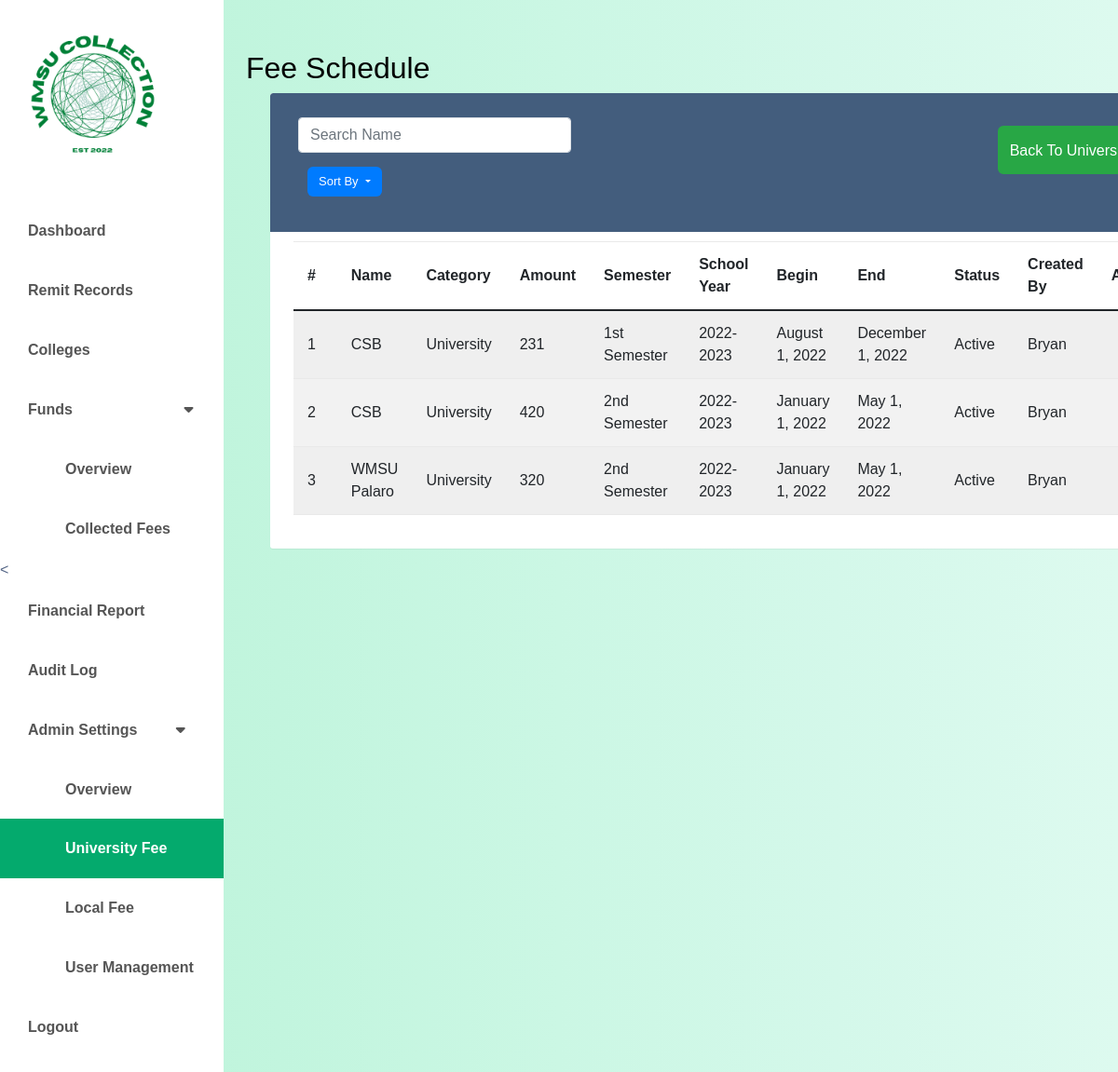
The app's page /university/universitysched.php (signed in), older data.
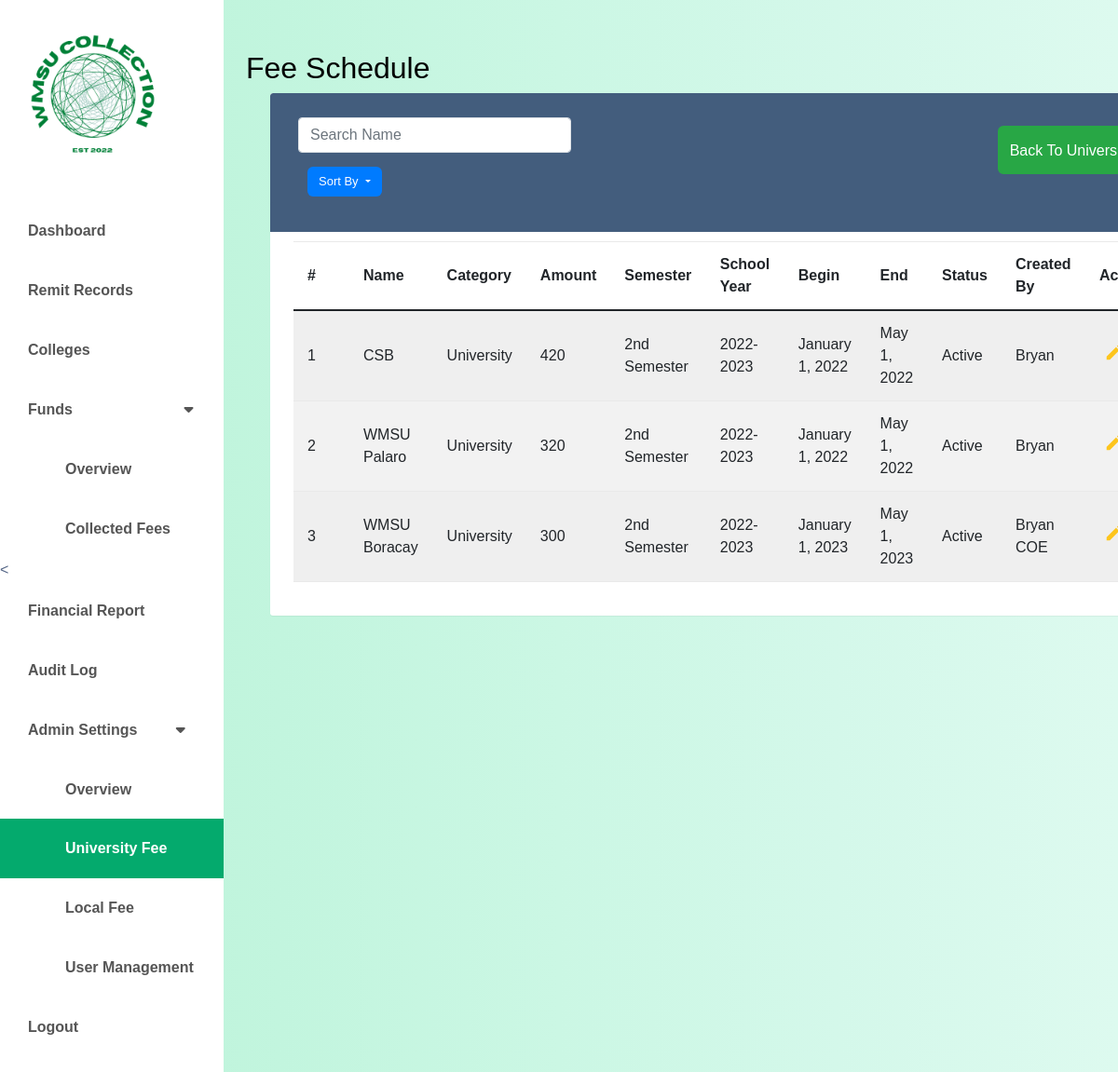
The same page, newer data.
### tables this page shows
CREATE TABLE `university_fee_schedule` (
  `id` int(11) NOT NULL,
  `university_fee_id` int(11) NOT NULL,
  `academic_year_id` int(11) NOT NULL,
  `semester_id` int(11) NOT NULL,
  `university_start_date` date NOT NULL,
  `university_end_date` date NOT NULL,
  `university_amount` int(11) NOT NULL,
  `is_active` tinyint(1) NOT NULL DEFAULT 1,
  `created_at` timestamp NOT NULL DEFAULT current_timestamp(),
  `updated_at` timestamp NOT NULL DEFAULT current_timestamp() ON UPDATE current_timestamp(),
  `created_by` varchar(50) DEFAULT NULL,
  `is_current` tinyint(1) NOT NULL DEFAULT 1
);

CREATE TABLE `university_fee` (
  `id` int(11) NOT NULL,
  `university_fee_type` varchar(12) NOT NULL DEFAULT 'University',
  `university_name` varchar(50) NOT NULL,
  `created_by` varchar(50) NOT NULL,
  `created_at` timestamp NOT NULL DEFAULT current_timestamp(),
  `updated_at` timestamp NOT NULL DEFAULT current_timestamp() ON UPDATE current_timestamp()
);

CREATE TABLE `semesters` (
  `id` int(11) NOT NULL,
  `semester_name` varchar(20) NOT NULL,
  `semester_duration` int(11) NOT NULL,
  `is_active` tinyint(1) NOT NULL DEFAULT 1,
  `created_at` timestamp NOT NULL DEFAULT current_timestamp(),
  `updated_at` timestamp NOT NULL DEFAULT current_timestamp() ON UPDATE current_timestamp()
);

CREATE TABLE `academic_year` (
  `id` int(11) NOT NULL,
  `academic_name` varchar(50) NOT NULL,
  `academic_start_date` date NOT NULL,
  `academic_end_date` date NOT NULL,
  `is_active` tinyint(1) NOT NULL DEFAULT 1,
  `created_at` timestamp NOT NULL DEFAULT current_timestamp(),
  `updated_at` timestamp NOT NULL DEFAULT current_timestamp() ON UPDATE current_timestamp()
);

### classes/universityfeeSched.class.php (called while the page is built, shortened)
<?php
require_once 'database.class.php';
class UniversityFeeSched {
    protected $db;
    function __construct() {
        $this->db = new Database();
    }
    function showAllDetails() {
        $sql = "SELECT ufs.id, ufs.university_start_date, ufs.university_amount, ufs.university_end_date, ufs.created_by, ufs.is_active, uf.university_name, uf.university_fee_type, s.semester_name, sy.academic_name                FROM university_fee_schedule ufs
                JOIN university_fee uf ON ufs.university_fee_id = uf.id
                JOIN semesters s ON ufs.semester_id = s.id
                JOIN academic_year sy ON ufs.academic_year_id = sy.id";
        $stmt = $this->db->connect()->prepare($sql);
        $stmt->execute();
        return $stmt->fetchAll(PDO::FETCH_ASSOC);
    }
}
?>

### classes/database.class.php (called while the page is built)
<?php
class Database {
    private $host = 'localhost';
    private $username = 'root';
    private $password = '';
    private $database = 'wmsu';
    protected $connection;
    public function connect() {
        try {
            $dsn = "mysql:host=$this->host;dbname=$this->database;charset=utf8mb4";
            $options = [
                PDO::ATTR_ERRMODE => PDO::ERRMODE_EXCEPTION,
                PDO::ATTR_DEFAULT_FETCH_MODE => PDO::FETCH_ASSOC,
                PDO::ATTR_EMULATE_PREPARES => false,
            ];
            $this->connection = new PDO($dsn, $this->username, $this->password, $options);
        } catch (PDOException $e) {
            echo "Connection error: " . $e->getMessage();
            die();
        }
        return $this->connection;
    }
}
?>

### university/universitysched.php (the view, shortened to what the changed rows need)
<?php
	require_once '../classes/database.class.php';
	require_once '../classes/universityfeeSched.class.php';
?>
<!doctype html>
<html lang="en" class="no-js">
  <html>
    <head>
    <link href="https://cdn.jsdelivr.net/npm/bootstrap@5.0.0-beta3/dist/css/bootstrap.min.css" rel="stylesheet" />
    <link rel="stylesheet" href="https://cdnjs.cloudflare.com/ajax/libs/font-awesome/5.15.3/css/all.min.css" />
	<link rel="stylesheet" href="https://stackpath.bootstrapcdn.com/bootstrap/4.5.0/css/bootstrap.min.css">
	<link rel="stylesheet" href="https://maxcdn.bootstrapcdn.com/font-awesome/4.7.0/css/font-awesome.min.css">
    <link rel="stylesheet" href="../css/fees.css" />
    <link rel="stylesheet" href="../css/dashboard.css"/>
    </head>
      <body>
      <div class="d-flex" id="wrapper">
		<div class="table-responsive">
	<div id="page-content-wrapper">
    <nav class="navbar navbar-expand-lg navbar-light bg-active py-4 px-4">
        <div class="d-flex align-items-center">
            <h2 class="fs-2 m-0">Fee Schedule</h2>
        </div>
    </nav>
		<div class="table-wrapper">
			<table class="table table-striped table-hover">
				<thead>
					<tr>
						<th>#</th>
						<th>Name</th>
						<th>Category</th>
						<th>Amount</th>
                        <th>Semester</th>
                        <th>School Year</th>
                        <th>Begin</th>
                        <th>End</th>
                        <th>Status</th>
                        <th>Created By</th>
						<th>Action</th>
					</tr>
				</thead>
				<tbody>
                    <?php
                    $FeeSched = new UniversityFeeSched();
                    $FeeSchedData = $FeeSched->showAllDetails();
    $i = 1;
    foreach($FeeSchedData as $FeeSched) {
?>
            <tr>
                <td><?php echo $i; ?></td>
                <td><?php echo $FeeSched['university_name']; ?></td>
				<td><?php echo $FeeSched['university_fee_type']; ?></td>
                <td><?php echo $FeeSched['university_amount']; ?></td>
                <td><?php echo $FeeSched['semester_name']; ?></td>
                <td><?php echo $FeeSched['academic_name']; ?></td>
                <td><?php echo date('F j, Y', strtotime($FeeSched['university_start_date'])); ?></td>
                <td><?php echo date('F j, Y', strtotime($FeeSched['university_end_date'])); ?></td>
                <td><?php echo ($FeeSched['is_active'] == 1) ? "Active" : "Not Active"; ?></td>
                <td><?php echo $FeeSched['created_by']; ?></td>
                <td>
                <a href="universityfees.php?id=<?php echo $FeeSched['id']; ?>" class="edit"><i class="material-icons" title="Edit">&#xE254;</i></a>
                </td>
            </tr>
<?php
            $i++;
        }
?>
</body>
</html>

Row changes from the older to the newer data that the page shows:
removed university_fee_schedule: university_fee.university_name "CSB", university_fee.university_fee_type "University", university_amount "231", semester.semester_name "1st Semester", academic_year.academic_name "2022-2023", university_start_date "August 1, 2022", university_end_date "December 1, 2022", is_active "Active", created_by "Bryan"
added university_fee_schedule: university_fee.university_name "WMSU Boracay", university_fee.university_fee_type "University", university_amount "300", semester.semester_name "2nd Semester", academic_year.academic_name "2022-2023", university_start_date "January 1, 2023", university_end_date "May 1, 2023", is_active "Active", created_by "Bryan COE"
